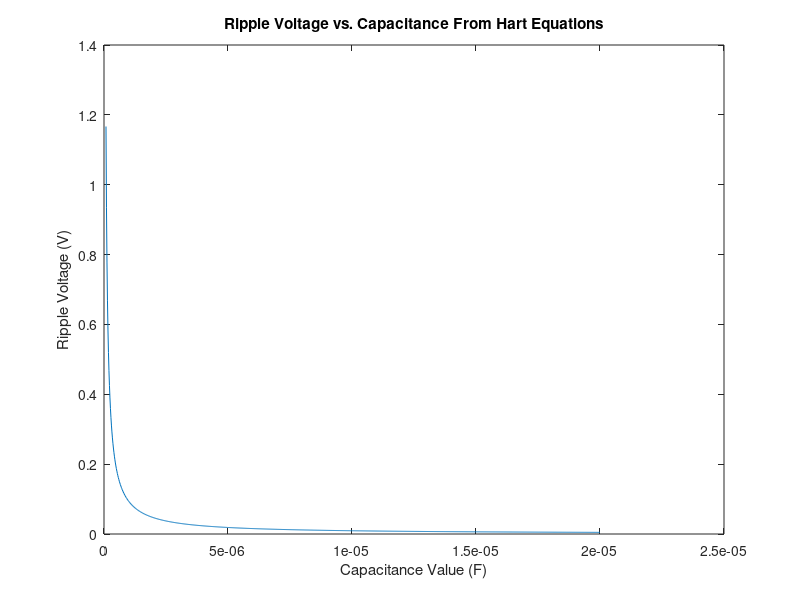

Write the MATLAB code that produced this figure.
%% Boost converter calculations
Vs = 14;
Vout = 28;
Rl = 1000;
C = 20e-6;
esr = 40e-3;
L = 43e-6;
D = 0.5;
fs = 150e3;

Il = Vs/((1-D)^2*Rl);
deltI = Vs*D/(L*fs);
ilmin = Il - deltI/2; 
ilmax = Il + deltI/2;

deltVout_esr = ilmax*esr;

C = linspace(8e-8, 20e-6, 1000);
for i=1:1:1000
rippleVoltage(i) = Vout*D/(Rl*C(i)*fs);
end

plot(C, rippleVoltage)
xlabel('Capacitance Value (F)')
ylabel('Ripple Voltage (V)')
title('Ripple Voltage vs. Capacitance From Hart Equations')

C = D/(Rl*(1/28)*fs);
